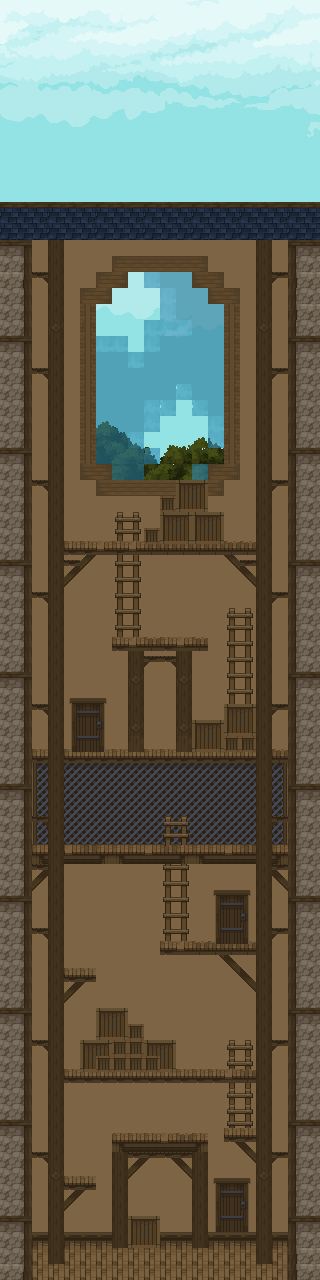

A 2D game scene composited from a Tiled map and its tileset images. What follows is a short description and the map's XML, with each tile layer's data collapsed to a summary:
An orthogonal 20x80 tile map with 16x16 px tiles, 8 tile layers (BG/Sky, Trees, Window Glass, Decorative Lower, ...), 5 tilesets and 77 objects (46x CoinEntity, 22x platform, mainPlayer, me.Trigger, transition).

<map version="1.10" tiledversion="1.10.0" orientation="orthogonal" renderorder="right-down" width="20" height="80" tilewidth="16" tileheight="16" infinite="0" backgroundcolor="#000000" nextlayerid="18" nextobjectid="198">
 <tileset firstgid="1" name="Sky" tilewidth="16" tileheight="16" tilecount="510" columns="30">
  <image source="../img/Background.png" width="480" height="272" />
 </tileset>
 <tileset firstgid="511" name="Tower Exterior" tilewidth="16" tileheight="16" tilecount="625" columns="25">
  <image source="../img/Buildings.png" width="400" height="400" />
 </tileset>
 <tileset firstgid="1136" name="Tower Interior" tilewidth="16" tileheight="16" tilecount="625" columns="25">
  <image source="../img/Interior-01.png" width="400" height="400" />
 </tileset>
 <tileset firstgid="1761" name="Misc" tilewidth="16" tileheight="16" tilecount="625" columns="25">
  <image source="../img/Tiles.png" width="400" height="400" />
 </tileset>
 <tileset firstgid="2386" source="../img/Tiles.tsx" />
 <layer id="1" name="BG/Sky" width="20" height="80">
  <data>[1600 cells, 1599 non-empty, 257 distinct tile ids]</data>
 </layer>
 <layer id="17" name="Trees" width="20" height="80">
  <data>[1600 cells, 28 non-empty, 19 distinct tile ids]</data>
 </layer>
 <layer id="13" name="Window Glass" width="20" height="80" opacity="0.59">
  <data>[1600 cells, 69 non-empty, 5 distinct tile ids]</data>
 </layer>
 <layer id="6" name="Decorative Lower" width="20" height="80">
  <data>[1600 cells, 126 non-empty, 18 distinct tile ids]</data>
 </layer>
 <layer id="7" name="Floor" width="20" height="80">
  <data>[1600 cells, 48 non-empty, 6 distinct tile ids]</data>
 </layer>
 <layer id="3" name="Platforms" width="20" height="80">
  <data>[1600 cells, 204 non-empty, 33 distinct tile ids]</data>
 </layer>
 <layer id="4" name="Decorative" width="20" height="80">
  <data>[1600 cells, 188 non-empty, 19 distinct tile ids]</data>
 </layer>
 <layer id="5" name="Roof" width="20" height="80">
  <data>[1600 cells, 80 non-empty, 12 distinct tile ids]</data>
 </layer>
 <objectgroup id="9" name="Coins">
  <object id="133" name="CoinEntity" x="175.875" y="494.5" width="16" height="16">
   <properties>
    <property name="frameWidth" value="16" />
    <property name="image" value="coin" />
   </properties>
  </object>
  <object id="134" name="CoinEntity" x="160.375" y="494.625" width="16" height="16">
   <properties>
    <property name="frameWidth" value="16" />
    <property name="image" value="coin" />
   </properties>
  </object>
  <object id="135" name="CoinEntity" x="192.5" y="494.375" width="16" height="16">
   <properties>
    <property name="frameWidth" value="16" />
    <property name="image" value="coin" />
   </properties>
  </object>
  <object id="136" name="CoinEntity" x="192" y="463.375" width="16" height="16">
   <properties>
    <property name="frameWidth" value="16" />
    <property name="image" value="coin" />
   </properties>
  </object>
  <object id="137" name="CoinEntity" x="176.875" y="463.375" width="16" height="16">
   <properties>
    <property name="frameWidth" value="16" />
    <property name="image" value="coin" />
   </properties>
  </object>
  <object id="138" name="CoinEntity" x="144.125" y="608" width="16" height="16">
   <properties>
    <property name="frameWidth" value="16" />
    <property name="image" value="coin" />
   </properties>
  </object>
  <object id="139" name="CoinEntity" x="207.625" y="494.5" width="16" height="16">
   <properties>
    <property name="frameWidth" value="16" />
    <property name="image" value="coin" />
   </properties>
  </object>
  <object id="140" name="CoinEntity" x="176" y="608" width="16" height="16">
   <properties>
    <property name="frameWidth" value="16" />
    <property name="image" value="coin" />
   </properties>
  </object>
  <object id="141" name="CoinEntity" x="160.25" y="608" width="16" height="16">
   <properties>
    <property name="frameWidth" value="16" />
    <property name="image" value="coin" />
   </properties>
  </object>
  <object id="144" name="CoinEntity" x="192.25" y="703.5" width="16" height="16">
   <properties>
    <property name="frameWidth" value="16" />
    <property name="image" value="coin" />
   </properties>
  </object>
  <object id="145" name="CoinEntity" x="208" y="703.25" width="16" height="16">
   <properties>
    <property name="frameWidth" value="16" />
    <property name="image" value="coin" />
   </properties>
  </object>
  <object id="146" name="CoinEntity" x="144.5" y="705" width="16" height="16">
   <properties>
    <property name="frameWidth" value="16" />
    <property name="image" value="coin" />
   </properties>
  </object>
  <object id="147" name="CoinEntity" x="160.25" y="705.25" width="16" height="16">
   <properties>
    <property name="frameWidth" value="16" />
    <property name="image" value="coin" />
   </properties>
  </object>
  <object id="148" name="CoinEntity" x="143.75" y="721" width="16" height="16">
   <properties>
    <property name="frameWidth" value="16" />
    <property name="image" value="coin" />
   </properties>
  </object>
  <object id="149" name="CoinEntity" x="160.25" y="721.25" width="16" height="16">
   <properties>
    <property name="frameWidth" value="16" />
    <property name="image" value="coin" />
   </properties>
  </object>
  <object id="150" name="CoinEntity" x="120.167" y="809.417" width="16" height="16">
   <properties>
    <property name="frameWidth" value="16" />
    <property name="image" value="coin" />
   </properties>
  </object>
  <object id="151" name="CoinEntity" x="103.917" y="809.417" width="16" height="16">
   <properties>
    <property name="frameWidth" value="16" />
    <property name="image" value="coin" />
   </properties>
  </object>
  <object id="152" name="CoinEntity" x="104.167" y="793.667" width="16" height="16">
   <properties>
    <property name="frameWidth" value="16" />
    <property name="image" value="coin" />
   </properties>
  </object>
  <object id="153" name="CoinEntity" x="103.917" y="777.667" width="16" height="16">
   <properties>
    <property name="frameWidth" value="16" />
    <property name="image" value="coin" />
   </properties>
  </object>
  <object id="154" name="CoinEntity" x="103.917" y="824.667" width="16" height="16">
   <properties>
    <property name="frameWidth" value="16" />
    <property name="image" value="coin" />
   </properties>
  </object>
  <object id="155" name="CoinEntity" x="120.167" y="793.417" width="16" height="16">
   <properties>
    <property name="frameWidth" value="16" />
    <property name="image" value="coin" />
   </properties>
  </object>
  <object id="156" name="CoinEntity" x="120.144" y="824.667" width="16" height="16">
   <properties>
    <property name="frameWidth" value="16" />
    <property name="image" value="coin" />
   </properties>
  </object>
  <object id="158" name="CoinEntity" x="120.167" y="777.667" width="16" height="16">
   <properties>
    <property name="frameWidth" value="16" />
    <property name="image" value="coin" />
   </properties>
  </object>
  <object id="159" name="CoinEntity" x="215.849" y="824.576" width="16" height="16">
   <properties>
    <property name="frameWidth" value="16" />
    <property name="image" value="coin" />
   </properties>
  </object>
  <object id="160" name="CoinEntity" x="215.735" y="792.394" width="16" height="16">
   <properties>
    <property name="frameWidth" value="16" />
    <property name="image" value="coin" />
   </properties>
  </object>
  </objectgroup>
 <objectgroup id="12" name="Collisions">
  <!-- 31 objects omitted --></objectgroup>
 <objectgroup id="15" name="mainPlayer">
  <!-- 3 objects omitted --></objectgroup>
 <objectgroup id="16" name="trigger">
  <!-- 2 objects omitted --></objectgroup>
</map>
<!-- 52 of 77 objects omitted -->
